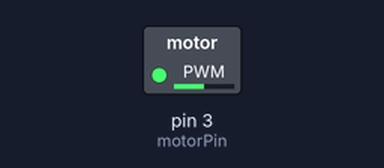
Simulated run of this sketch. Board: Arduino Uno, built with avr-gcc and run on an emulated ATmega328P. Shown: switched loads named in the sketch (green lamp = pin HIGH). Dashed ring = blinking.

Above: at 0.05 s.
Timing chart, 0 to 4.6 s (numbered marks = the images above):
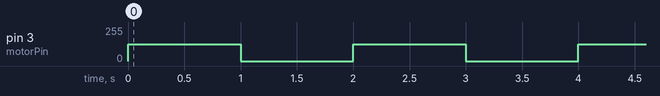

Measured:
- by itself, pin 3 (motorPin): alternates 127/255 for 1.0 s and 0/255 for 1.0 s

The sketch:

vibrate_motor_simple.ino
```cpp
//DECLARING MOTOR PINS
const int motorPin = 3; //pwm

void setup()
{
  pinMode(motorPin, OUTPUT);
}

void loop()
{
  analogWrite(motorPin, 127);      //vibrate at half power
  delay(1000);  // delay one second
  analogWrite(motorPin, 0);
  //digitalWrite(motorPin, LOW);  //stop vibrating
  delay(1000); //wait 50 seconds.
}
```
